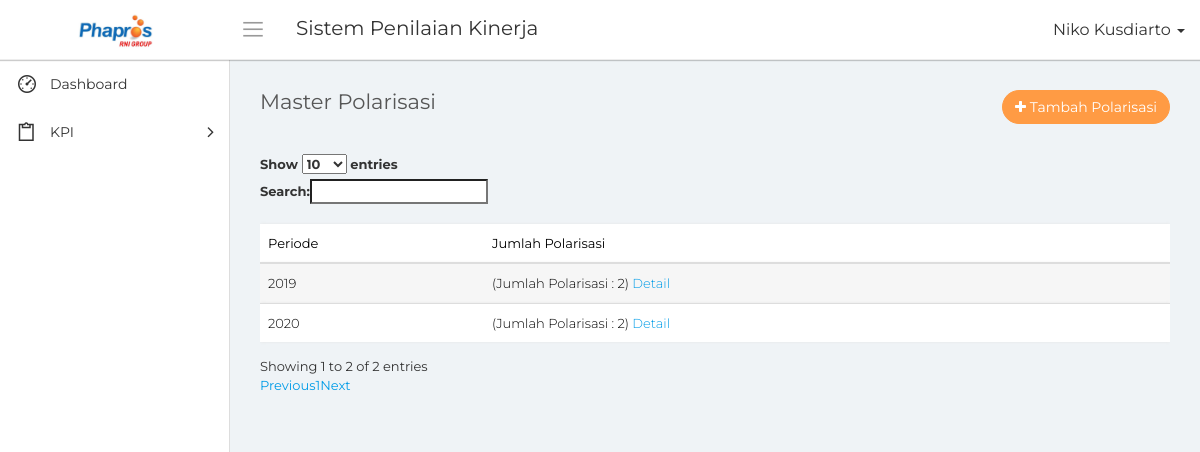
The page /data_polarisasi.php (signed in) on the database its author committed.
### tables this page shows
CREATE TABLE `mst_periode` (
  `id_periode` bigint(20) NOT NULL,
  `tahun` int(10) NOT NULL,
  `status` int(5) NOT NULL
);

### conn/database.php (called while the page is built, shortened)
<?php
	class database{
		function __construct(){
			$this->connection = new mysqli('localhost', 'root', '','phapros_final');
		}
		function tampil_akses(){
			$query = $this->connection->query("SELECT * FROM akses_menu");
			while($tampil = $query->fetch_array())
				$hasil[] = $tampil;
			return $hasil;
		}
		function tampil_periode($id_periode = null){
			if($id_periode == null)
				$query = $this->connection->query("SELECT * FROM mst_periode");
			else
				$query = $this->connection->query("SELECT * FROM mst_periode WHERE id_periode = '$id_periode'");
			while($tampil = $query->fetch_array())
				$hasil[] = $tampil;
			return $hasil;
		}
		function hitung_polarisasi($periode = null)
		{
			$query = $this->connection->query("SELECT * FROM mst_polarisasi WHERE id_periode = '$periode'");
			$jml = 0;
			while($tampil = $query->fetch_array())
				$jml = $jml+1;
			return $jml;
		}
	}
?>

### data_polarisasi.php (the view, shortened to what this page needs)
<?php
    include "conn/database.php";
    $db = new database();
    $nama = $_SESSION['nama'];
    $jabatan = $_SESSION['id_jabatan'];
?>
<!DOCTYPE html>
<html>
    <head>
        <link rel="stylesheet" type="text/css" href="assets/css/bootstrap.min.css">
        <link rel="stylesheet" type="text/css" href="assets/css/font-awesome.min.css">
        <link rel="stylesheet" type="text/css" href="assets/css/line-awesome.min.css">
        <link rel="stylesheet" type="text/css" href="https://cdn.datatables.net/v/dt/dt-1.10.18/datatables.min.css"/>
		<link rel="stylesheet" type="text/css" href="assets/css/select2.min.css">
		<link rel="stylesheet" type="text/css" href="assets/css/bootstrap-datetimepicker.min.css">
        <link rel="stylesheet" type="text/css" href="assets/css/style.css">
    </head>
    <body>
        <div class="main-wrapper">
            <div class="header">
				<div class="header-left">
                    <a href="index.php" class="logo">
						<img src="assets/img/logo-phapros.jpg" width="75" height="" alt="">
					</a>
                </div>
				<a id="toggle_btn" href="javascript:void(0);"><i class="la la-bars"></i></a>
                <div class="page-title-box pull-left">
					<h3>Sistem Penilaian Kinerja</h3>
                </div>
				<ul class="nav navbar-nav navbar-right user-menu pull-right">
					<li class="dropdown">
						<a href="" class="dropdown-toggle user-link" data-toggle="dropdown" title="Admin">
							<span>
                                <?php echo $nama; ?>
                            </span>
							<i class="caret"></i>
						</a>
					</li>
				</ul>
            </div>
            <div class="sidebar" id="sidebar">
                <div class="sidebar-inner slimscroll">
					<div id="sidebar-menu" class="sidebar-menu">
						<ul>
							<li>
								<a href="index.php"><i class="la la-dashboard"></i> <span>Dashboard</span></a>
							</li>
                            <?php
                                foreach($db->tampil_akses() as $tampil)
                                {
                                    if($tampil['id_jabatan'] == $jabatan)
                                    {
                                        $m1 = $tampil['menu1'];
                                        $m2 = $tampil['menu2'];
                                        $m3 = $tampil['menu3'];
                                        $m4 = $tampil['menu4'];
                                        $m5 = $tampil['menu5'];
                                        $m6 = $tampil['menu6'];
                                        $m7 = $tampil['menu7'];
                                    }
                                }
                            ?>
                            <li class="submenu">
								<a href="#"><i class="la la-clipboard"></i> <span> KPI</span> <span class="menu-arrow"></span></a>
							</li>
						</ul>
					</div>
                </div>
            </div>
            <div class="page-wrapper">
                <div class="content container-fluid">
					<div class="row">
						<div class="col-xs-8">
							<h4 class="page-title">Master Polarisasi</h4>
						</div>
						<div class="col-xs-4 text-right m-b-30">
							<a href="#" class="btn btn-primary rounded pull-right" data-toggle="modal" data-target="#add_ticket"><i class="fa fa-plus"></i> Tambah Polarisasi</a>
						</div>
					</div>
					<div class="row">
						<div class="col-md-12">
							<div class="table-responsive">
								<table class="table table-striped custom-table m-b-0 display" id="tabel">
									<thead>
										<tr>
											<th>Periode</th>
                                            <th>Jumlah Polarisasi</th>
										</tr>
									</thead>
									<tbody>
                                    <?php
                                        foreach($db->tampil_periode() as $data)
                                        {
                                    ?>
                                            <tr>
                                                <td><?php echo $data['tahun']; ?></td>
                                                <td>(Jumlah Polarisasi : <?php echo ($db->hitung_polarisasi($data['id_periode'])); ?>) <a href="detail_polarisasi.php?id_periode=<?php echo $data['id_periode']; ?>">Detail</a></td>
                                            </tr>
                                    <?php
                                        }
                                    ?>
									</tbody>
								</table>
							</div>
						</div>
					</div>
                </div>
            </div>
        </div>
    </body>
</html>

### rows shown on the page
mst_periode: tahun "2019", hitung_polarisasi "2"
mst_periode: tahun "2020", hitung_polarisasi "2"

### other values the page prints
$nama "Niko Kusdiarto"
